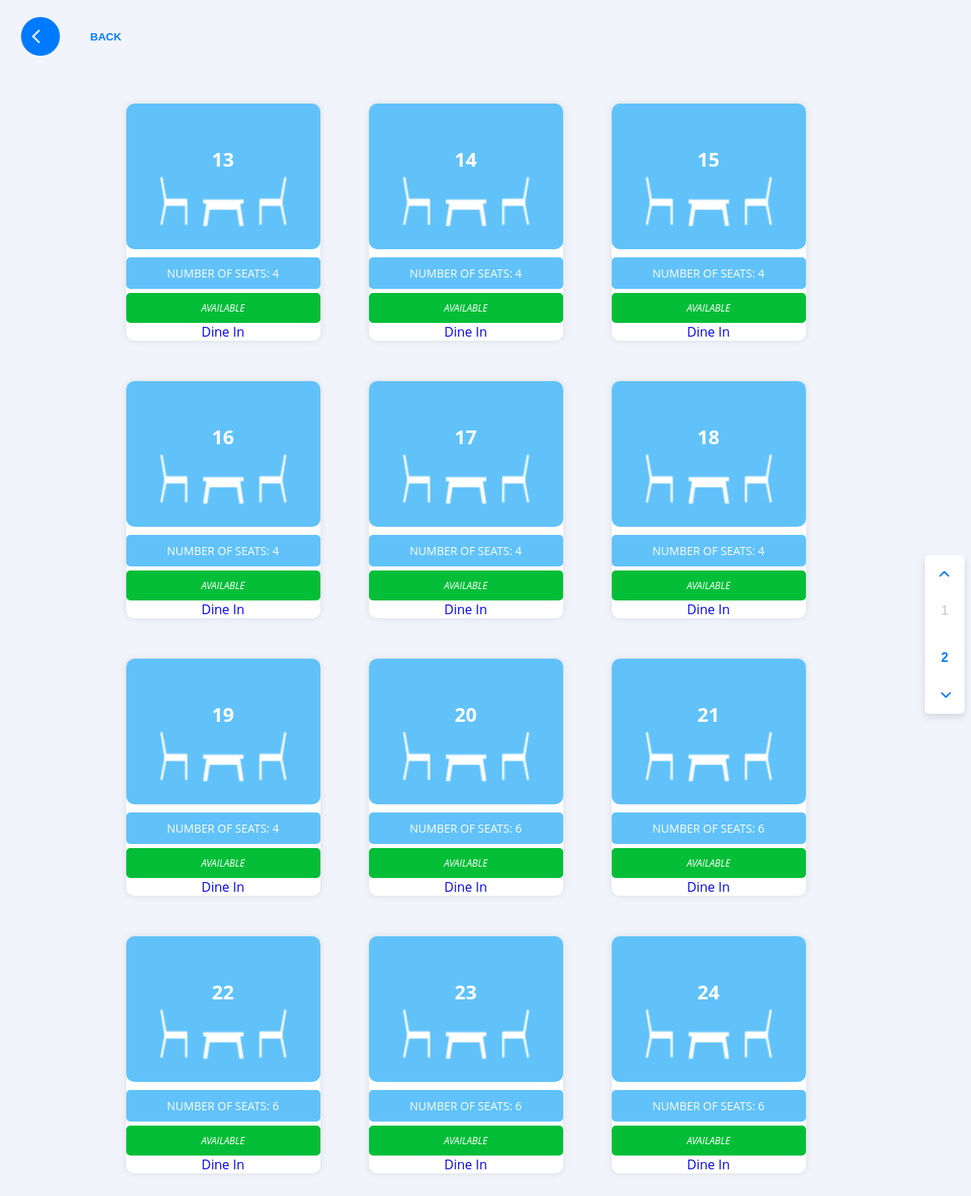
Screenshot of /tables.php?lantai=2 with the database file from the repository.
### tables this page shows
CREATE TABLE `meja` (
  `no_meja` int(2) NOT NULL,
  `jumlah_kursi` int(2) NOT NULL,
  `status_meja` varchar(25) NOT NULL,
  `lantai` int(2) NOT NULL
);

### tables.php (the view, shortened to what this page needs)
<?php
include_once("conn.php");
$targeted_floor = $_GET["lantai"];
$select_query="SELECT * FROM meja WHERE lantai=$targeted_floor";
$select_exec=$conn->query($select_query);
  ?>
<!DOCTYPE html>
<html lang="en">
<head>
    <link rel="stylesheet" href="viewtable.css">
</head>
<body>
    <button onclick="location.href='index.php'" class="learn-more">
        <span class="circle" aria-hidden="true">
            <span class="icon arrow"></span>
        </span>
        <span class="button-text">Back</span>
    </button>
    <div class="container">
        <div class="table-row">
            <?php
        while ($table = $select_exec->fetch(PDO::FETCH_ASSOC)) {
            $table_info = "";
            if ($table["status_meja"] == 0) {
                $status_meja = "AVAILABLE";
                $table_info = "AVAILABLE";
                $img_url = "Data\Images\meja_available.png";
                $btn_alt = "Dine In";
                $btn_url = "dinein.php";
            }
        ?>
            <div class="table-content card mb-3">
                <div class="table-num"><?php echo $table["no_meja"]; ?></div>
                <img src="<?php echo $img_url; ?>" alt="meja_<?php echo $status_meja; ?>" class="card-img-top" />
                <div class="card-body">
                    <div class="table-capacity table-capacity-<?php echo $status_meja; ?>">NUMBER OF SEATS:
                        <?php echo $table["jumlah_kursi"]; ?></div>
                    <div class="table-status table-status-<?php echo $status_meja; ?>">
                        <?php echo $table_info; ?>
                    </div>
                    <a href="<?php echo $btn_url; ?>?table_id=<?php echo $table["no_meja"]; ?>"
                        class="btn btn-primary"><?php echo $btn_alt; ?></a>
                </div>
            </div>
            <?php
        }
    ?>
        </div>
    </div>
    <div class="pagination">
        <button onclick="location.href='tables.php?lantai=1'" class="pagination__arrow pagination__arrow--down">
            <span class="pagination__arrow-half"></span>
            <span class="pagination__arrow-half"></span>
        </button>
        <a href="tables.php?lantai=1">
            <button
                class="pagination__number <?php if ($_GET['lantai'] == 1) echo 'pagination__number--active'; ?>">1</button>
        </a>
        <a href="tables.php?lantai=2">
            <button
                class="pagination__number <?php if ($_GET['lantai'] == 2) echo 'pagination__number--active'; ?>">2</button>
        </a>
        <button onclick="location.href='tables.php?lantai=2'" class="pagination__arrow pagination__arrow--up">
            <span class="pagination__arrow-half"></span>
            <span class="pagination__arrow-half"></span>
        </button>
    </div>
</body>
</html>

### viewtable.css (style rules this page uses)
body { background-color: #F1F4FA; display: flex; justify-content: center; align-items: center; }
a { text-decoration: none; }
.container { position: relative; margin: 90px; display: flex; flex-wrap: wrap; justify-content: center; align-items: center; }
.table-row { justify-content: center; align-items: center; display: flex; flex-wrap: wrap; width: 100%; }
.table-content { position: relative; margin: 30px; font-family: "Open Sans", sans-serif; text-align: center; align-items: center; align-content: center; border: 0; border-radius: 5px; box-shadow: 0 0 10px rgba(0, 0, 0, 0.1); transition: transform 0.3s ease; width: 15rem; }
.table-num { font-size: 24px; font-weight: bold; margin-top: 10px; color: white; position: absolute; width: 100%; height: 40%; top: 0; left: 0; display: flex; justify-content: center; align-items: center; flex-direction: column; border-radius: 5px 5px 0 0; }
.table-capacity, .table-status, .reserve_details { font-size: 14px; color: white; padding: 10px; border-radius: 5px; margin-top: 10px; }
.table-capacity-AVAILABLE { background-color: #61c2f9; }
.table-status { background-color: #04be38; }
.card { width: 15rem; margin-bottom: 20px; border: none; border-radius: 10px; background-color: white; box-shadow: 0 0 10px rgba(0, 0, 0, 0.1); transition: transform 0.3s ease; }
.card-img-top { border-radius: 10px; height: 180px; object-fit: cover; }
.table-content { text-align: center; }
.table-capacity { margin-top: 5px; }
.table-status { margin-top: 5px; font-size: 12px; font-style: italic; }
button { border: none; background-color: transparent; cursor: pointer; }
.pagination { justify-content: center; margin: 0 auto; align-items: center; height: auto; display: flex; flex-direction: column; border-radius: 5px; box-shadow: 0px 4px 8px 0px rgba(31, 41, 55, 0.14); background-color: #fff; position: relative; }
.pagination__number { font-weight: 600; font-size: 16px; color: #d1d5db; }
.pagination__number--active { color: #007bff; position: relative; }
.pagination__number, .pagination__arrow { padding: 20px; }
.pagination__arrow--up { transform: rotate(-90deg); }
.pagination__arrow--down { transform: rotate(90deg); }
.pagination__arrow-half { width: 9px; height: 2px; border-radius: 1px; background-color: #007bff; display: inline-block; position: absolute; transform-origin: 0px; opacity: 1; transition: transform 0.1s ease-in-out, opacity 0.2s ease-in-out; }
.pagination__arrow-half:first-child { transform: translateY(0.5px) rotate(-45deg); }
.pagination__arrow-half:last-child { transform: translateY(-0.5px) rotate(45deg); }
button.learn-more { outline: none; position: fixed; top: 20px; left: 20px; z-index: 999; width: 12rem; height: auto; }
button.learn-more .circle { -webkit-transition: all 0.45s cubic-bezier(0.65, 0, 0.076, 1); transition: all 0.45s cubic-bezier(0.65, 0, 0.076, 1); position: relative; display: block; margin: 0; width: 3rem; height: 3rem; background: #007bff; border-radius: 1.625rem; }
button.learn-more .circle .icon { -webkit-transition: all 0.45s cubic-bezier(0.65, 0, 0.076, 1); transition: all 0.45s cubic-bezier(0.65, 0, 0.076, 1); position: absolute; top: 0; bottom: 0; margin: auto; background: #fff; }
button.learn-more .circle .icon.arrow { -webkit-transition: all 0.45s cubic-bezier(0.65, 0, 0.076, 1); transition: all 0.45s cubic-bezier(0.65, 0, 0.076, 1); left: 0.999rem; width: 1.125rem; height: 0.125rem; background: none; }
button.learn-more .circle .icon.arrow::before { position: absolute; content: ""; top: -0.29rem; right: 0.3999rem; width: 0.625rem; height: 0.625rem; border-top: 0.125rem solid #fff; border-right: 0.125rem solid #fff; -webkit-transform: rotate(-90deg); -ms-transform: rotate(-90deg); transform: rotate(-135deg); }
button.learn-more .button-text { -webkit-transition: all 0.45s cubic-bezier(0.65, 0, 0.076, 1); transition: all 0.45s cubic-bezier(0.65, 0, 0.076, 1); position: absolute; top: 3px; left: 0; right: 0; bottom: 0; padding: 0.75rem 0; margin: 0 0 0 1.85rem; color: #007bff; font-weight: 700; line-height: 1.6; text-align: center; text-transform: uppercase; }

### rows the page displays
meja: no_meja "13", jumlah_kursi "4", status_meja "AVAILABLE", status_meja "Dine In"
meja: no_meja "14", jumlah_kursi "4", status_meja "AVAILABLE", status_meja "Dine In"
meja: no_meja "15", jumlah_kursi "4", status_meja "AVAILABLE", status_meja "Dine In"
meja: no_meja "16", jumlah_kursi "4", status_meja "AVAILABLE", status_meja "Dine In"
meja: no_meja "17", jumlah_kursi "4", status_meja "AVAILABLE", status_meja "Dine In"
meja: no_meja "18", jumlah_kursi "4", status_meja "AVAILABLE", status_meja "Dine In"
meja: no_meja "19", jumlah_kursi "4", status_meja "AVAILABLE", status_meja "Dine In"
meja: no_meja "20", jumlah_kursi "6", status_meja "AVAILABLE", status_meja "Dine In"
meja: no_meja "21", jumlah_kursi "6", status_meja "AVAILABLE", status_meja "Dine In"
meja: no_meja "22", jumlah_kursi "6", status_meja "AVAILABLE", status_meja "Dine In"
meja: no_meja "23", jumlah_kursi "6", status_meja "AVAILABLE", status_meja "Dine In"
meja: no_meja "24", jumlah_kursi "6", status_meja "AVAILABLE", status_meja "Dine In"
